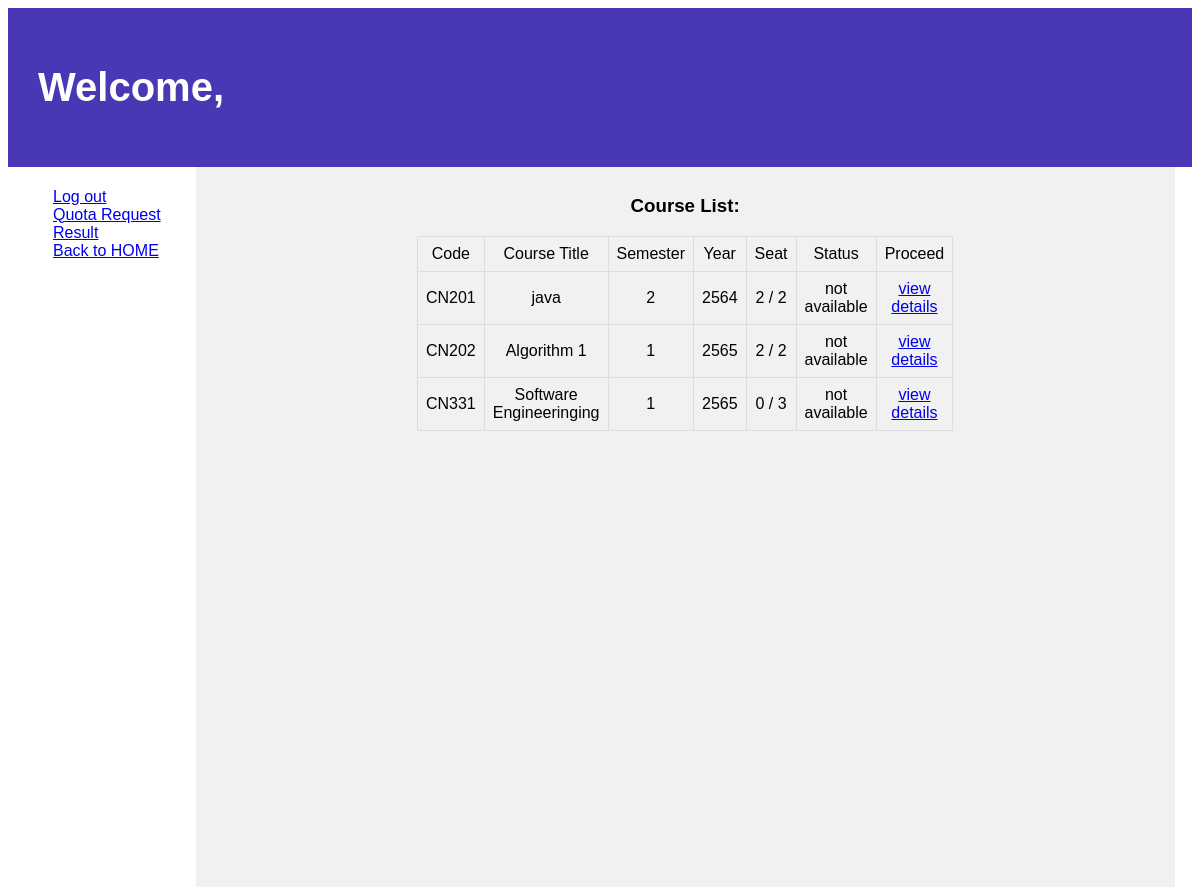
Page /courses/ on the earlier database version.
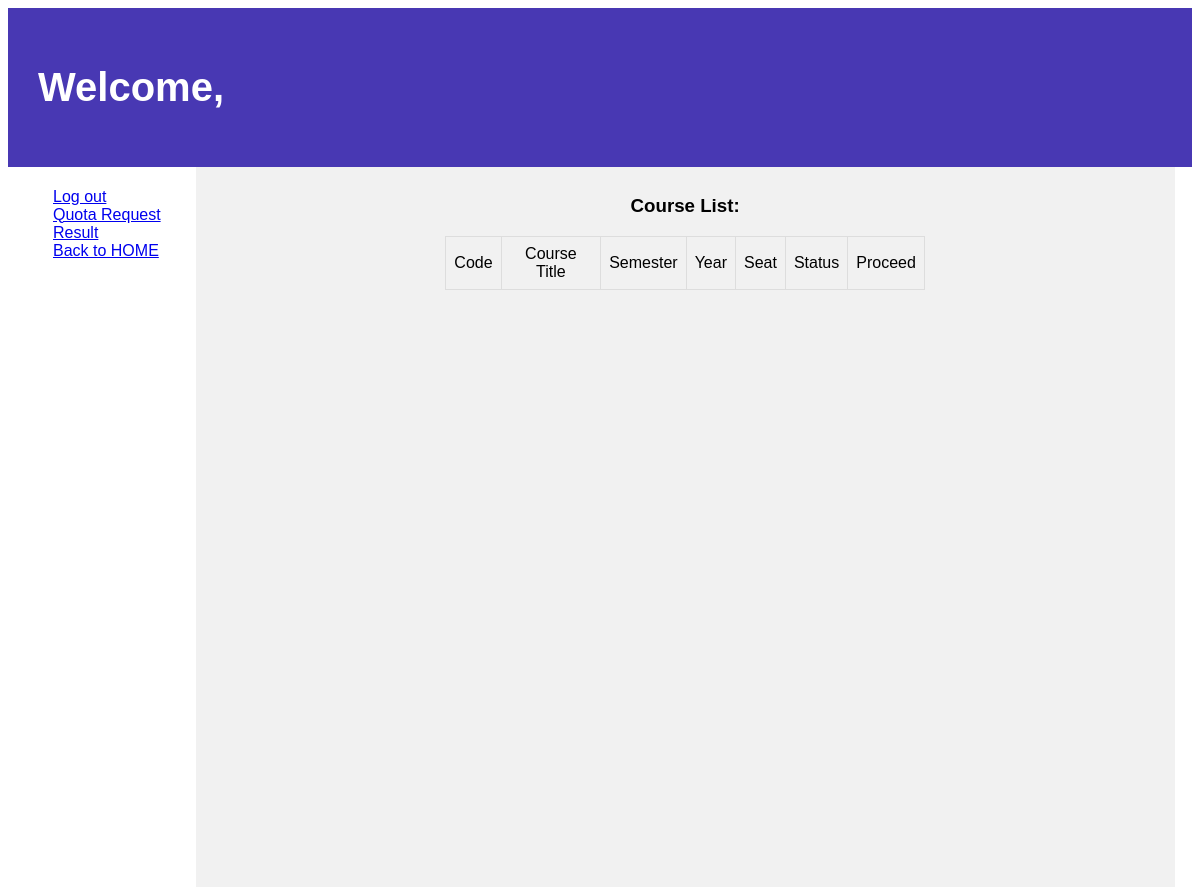
Same page on the later database version.
### courses/models.py (models this page shows, shortened)
class Course(models.Model):
    c_id = models.CharField(max_length=5, unique=True, default="CN000")
    title = models.CharField(max_length=64, null=True, blank=True)
    semmester = models.IntegerField(null=True, blank=True)
    year = models.IntegerField(null=True, blank=True)
    seat_count = models.IntegerField(default=0, null=True, blank=True)
    max_seat = models.IntegerField(null=True, blank=True, default=5)
    quota = models.BooleanField(default=True)
    attend = models.ManyToManyField(User, blank=True)

### courses/views.py (the view)
# urls.py: path('', views.index, name= "c_index"),
def index(request) :
    return render(request, 'courses/index.html' ,{
        'courses': Course.objects.all().order_by('c_id')
    })

### courses/templates/courses/index.html (shortened to what this page needs)
{% extends 'courses/layout.html' %}
{% block body %}
<header>
    <h1> Welcome, {{ request.user.first_name }}</h1>
  </header>
  <section>
    <nav>
      <ul>
        <a href="{% url 'logout' %}">Log out</a>
        <br>
        <a href="{% url 'quota' %}">Quota Request Result</a>
        <br>
        <a href="{% url 'index' %}">Back to HOME</a>
      </ul>
    </nav>
    <article>
        <h1 align="center">Course List:</h1>
        <table style="width:50%" align="center">
            <thead>
                <tr align="center">
                    <td>Code</td>
                    <td>Course Title</td>
                    <td>Semester</td>
                    <td>Year</td>
                    <td>Seat</td>
                    <td>Status</td>
                    <td>Proceed</td>
                </tr>
            </thead>
            {% for course in courses %}
            <tbody>
                <tr align="center">
                    <td>{{ course.c_id }}</td>
                    <td>{{ course.title }}</td>
                    <td>{{ course.semmester}}</td>
                    <td>{{ course.year }}</td>
                    <td>{{ course.seat_count }} / {{course.max_seat}}</td>
                    <td> {% if course.quota %}
                          available
                          {% else %}
                          not available
                          {% endif %}
                    </td>
                    <td><a href="{% url 'course' course.id %}">view details</a>
                  </td>
                </tr>
            </tbody>
            {% endfor %}
        </table>
    </article>
  </section>
{% endblock %}

Differences in the rows shown:
removed Course: c_id "CN201", title "java", semmester "2", year "2564", seat_count "2", max_seat "2", quota "not available"
removed Course: c_id "CN202", title "Algorithm 1", semmester "1", year "2565", seat_count "2", max_seat "2", quota "not available"
removed Course: c_id "CN331", title "Software Engineeringing", semmester "1", year "2565", seat_count "0", max_seat "3", quota "not available"
